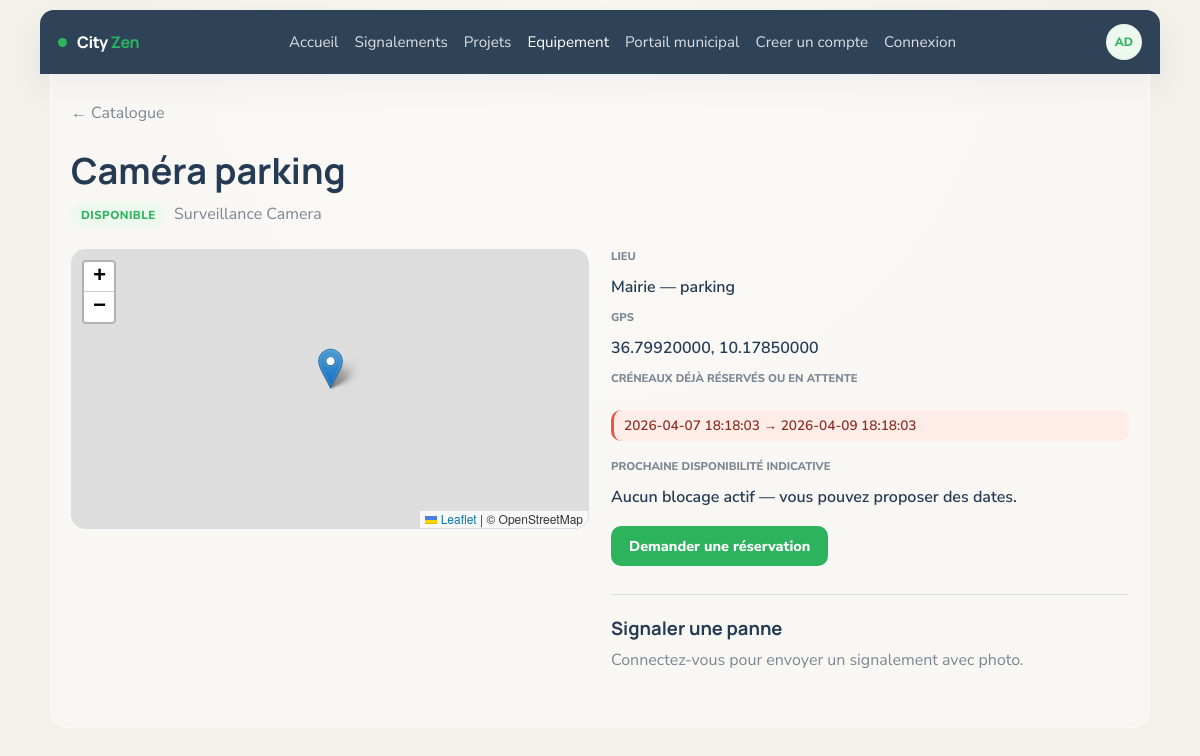
/equipment/detail.php?id=8, run on the app's committed database.
### tables this page shows
CREATE TABLE equipment (
    id               INT UNSIGNED AUTO_INCREMENT PRIMARY KEY,
    name             VARCHAR(150)    NOT NULL,
    status           ENUM('available','reserved','maintenance','out_of_service') NOT NULL DEFAULT 'available',
    location         VARCHAR(255)    NOT NULL DEFAULT '',
    type_id          INT UNSIGNED    NOT NULL,
    last_maintenance DATE            NULL,
    latitude         DECIMAL(10,8)   NULL,
    longitude        DECIMAL(11,8)   NULL,
    CONSTRAINT fk_equipment_type
        FOREIGN KEY (type_id) REFERENCES type_equipment(id)
        ON DELETE RESTRICT ON UPDATE CASCADE
);

CREATE TABLE type_equipment (
    id                                   INT UNSIGNED AUTO_INCREMENT PRIMARY KEY,
    category_name                        VARCHAR(150)     NOT NULL,
    icon                                 VARCHAR(64)      NOT NULL DEFAULT '📦',
    daily_cost                           DECIMAL(10,2)    NOT NULL DEFAULT 0.00,
    warranty_months                      TINYINT UNSIGNED NOT NULL DEFAULT 12,
    default_maintenance_frequency_months TINYINT UNSIGNED NOT NULL DEFAULT 6
);

CREATE TABLE reservation (
    id                INT UNSIGNED AUTO_INCREMENT PRIMARY KEY,
    equipment_id      INT UNSIGNED    NOT NULL,
    user_id           INT UNSIGNED    NULL,
    extension_of_id   INT UNSIGNED    NULL,
    start_date        DATETIME        NOT NULL,
    end_date          DATETIME        NOT NULL,
    purpose           TEXT            NULL,
    usage_purpose     ENUM('event','repair','inspection') NULL,
    status            ENUM('pending','approved','rejected','returned','no_show','cancelled') NOT NULL DEFAULT 'pending',
    rejection_reason  TEXT            NULL,
    returned_at       DATETIME        NULL,
    notify_email_sent TINYINT(1)      NOT NULL DEFAULT 0,
    created_at        TIMESTAMP       DEFAULT CURRENT_TIMESTAMP,
    CONSTRAINT fk_reservation_equipment
        FOREIGN KEY (equipment_id) REFERENCES equipment(id)
        ON DELETE CASCADE ON UPDATE CASCADE,
    CONSTRAINT fk_reservation_user
        FOREIGN KEY (user_id) REFERENCES users(id)
        ON DELETE SET NULL ON UPDATE CASCADE,
    CONSTRAINT fk_reservation_extension
        FOREIGN KEY (extension_of_id) REFERENCES reservation(id)
        ON DELETE SET NULL ON UPDATE CASCADE
);

### equipment_bo/app/models/Reservation.php (called while the page is built, shortened)
<?php
class Reservation
{
    private $pdo;
    public function __construct(PDO $pdo)
    {
        $this->pdo = $pdo;
    }
    public function latestBlockingEnd(int $equipmentId): ?string
    {
        $stmt = $this->pdo->prepare(
            'SELECT MAX(end_date) AS mx FROM reservation
             WHERE equipment_id = :eq AND status IN (\'pending\',\'approved\') AND end_date > NOW()'
        );
        $stmt->execute([':eq' => $equipmentId]);
        $mx = $stmt->fetchColumn();
        if ($mx === false || $mx === null) {
            return null;
        }
        return (string) $mx;
    }
    public function busyRangesForEquipment(int $equipmentId): array
    {
        $sql = 'SELECT start_date, end_date FROM reservation
                WHERE equipment_id = :eq
                  AND status IN (\'pending\', \'approved\')
                ORDER BY start_date ASC';
        $stmt = $this->pdo->prepare($sql);
        $stmt->execute([':eq' => $equipmentId]);
        $out = [];
        while ($row = $stmt->fetch()) {
            $out[] = [
                'start' => (string) $row['start_date'],
                'end'   => (string) $row['end_date'],
            ];
        }
        return $out;
    }
}

### equipment_bo/app/models/Equipment.php (called while the page is built, shortened)
<?php
class Equipment
{
    private $pdo;
    public function __construct(PDO $pdo)
    {
        $this->pdo = $pdo;
    }
    public function findWithType(int $id): ?array
    {
        $stmt = $this->pdo->prepare(
            'SELECT e.id, e.name, e.status, e.location, e.type_id, e.last_maintenance, e.latitude, e.longitude,
                    t.category_name AS type_category_name, t.icon AS type_icon
             FROM equipment e
             INNER JOIN type_equipment t ON t.id = e.type_id
             WHERE e.id = :id'
        );
        $stmt->execute([':id' => $id]);
        $row = $stmt->fetch();
        return $row === false ? null : $row;
    }
}

### includes/auth.php (called while the page is built, shortened)
<?php
function cityzen_is_logged_in(): bool
{
    $u = $_SESSION['cityzen_user'] ?? null;
    return is_array($u) && ($u['username'] ?? '') !== '';
}
function cityzen_login_url(string $next = ''): string
{
    $login = cityzen_asset('admin/login.php');
    return $login . '?next=' . rawurlencode($next);
}

### equipment/detail.php (the view, shortened to what this page needs)
<?php
require_once dirname(__DIR__) . '/includes/layout.php';
require_once dirname(__DIR__) . '/includes/db.php';
require_once dirname(__DIR__) . '/equipment_bo/app/models/Equipment.php';
require_once dirname(__DIR__) . '/equipment_bo/app/models/Reservation.php';
$pdo = cityzen_db();
$equipment = new Equipment($pdo);
$reservations = new Reservation($pdo);
$id = (int) ($_GET['id'] ?? 0);
$row = $id > 0 ? $equipment->findWithType($id) : null;
$st = (string) $row['status'];
$badgeClass = match ($st) {
    'available' => 'eq-badge--available',
    'reserved' => 'eq-badge--reserved',
    'maintenance' => 'eq-badge--maintenance',
    default => 'eq-badge--out',
};
$stLabel = match ($st) {
    'available' => 'Disponible',
    'reserved' => 'En utilisation',
    'maintenance' => 'En maintenance',
    'out_of_service' => 'Hors service',
    default => $st,
};
$busy = $reservations->busyRangesForEquipment($id);
$nextEnd = $reservations->latestBlockingEnd($id);
$canRequest = $st === 'available';
$lat = $row['latitude'] ?? null;
$lng = $row['longitude'] ?? null;
$hasMap = $lat !== null && $lat !== '' && $lng !== null && $lng !== '';
require __DIR__ . '/includes/shell_start.php';
?>
  <p class="eq-page-lead"><a href="<?= htmlspecialchars(cityzen_asset('equipment/index.php'), ENT_QUOTES, 'UTF-8') ?>">← Catalogue</a></p>
  <h1 class="eq-page-title"><?= htmlspecialchars((string) $row['name'], ENT_QUOTES, 'UTF-8') ?></h1>
  <p class="eq-page-lead">
    <span class="eq-badge <?= $badgeClass ?>"><?= htmlspecialchars($stLabel, ENT_QUOTES, 'UTF-8') ?></span>
    &nbsp;<?= htmlspecialchars((string) $row['type_category_name'], ENT_QUOTES, 'UTF-8') ?>
  </p>
  <div class="eq-detail-grid">
    <div>
      <?php if ($hasMap): ?>
        <div id="eq-map" class="eq-map" role="img" aria-label="Carte du lieu"></div>
      <?php else: ?>
        <p class="eq-page-lead">Pas de coordonnées GPS pour cet équipement.</p>
      <?php endif; ?>
    </div>
    <div>
      <dl class="eq-detail-dl">
        <dt>Lieu</dt>
        <dd><?= htmlspecialchars((string) $row['location'], ENT_QUOTES, 'UTF-8') ?></dd>
        <?php if ($hasMap): ?>
          <dt>GPS</dt>
          <dd><?= htmlspecialchars((string) $lat, ENT_QUOTES, 'UTF-8') ?>, <?= htmlspecialchars((string) $lng, ENT_QUOTES, 'UTF-8') ?></dd>
        <?php endif; ?>
        <dt>Créneaux déjà réservés ou en attente</dt>
        <dd>
          <?php if ($busy === []): ?>
            Aucune réservation en cours sur le calendrier.
          <?php else: ?>
            <ul class="eq-busy-list">
              <?php foreach ($busy as $b): ?>
                <li><?= htmlspecialchars($b['start'], ENT_QUOTES, 'UTF-8') ?> → <?= htmlspecialchars($b['end'], ENT_QUOTES, 'UTF-8') ?></li>
              <?php endforeach; ?>
            </ul>
          <?php endif; ?>
        </dd>
        <dt>Prochaine disponibilité indicative</dt>
        <dd>
          <?php if ($nextEnd !== null): ?>
            Après le <strong><?= htmlspecialchars($nextEnd, ENT_QUOTES, 'UTF-8') ?></strong> (sous réserve de validation).
          <?php else: ?>
            Aucun blocage actif — vous pouvez proposer des dates.
          <?php endif; ?>
        </dd>
      </dl>
      <?php if ($canRequest): ?>
        <p style="margin-top:18px">
          <a class="eq-btn eq-btn--primary" href="<?= htmlspecialchars(cityzen_asset('equipment/reserve.php?equipment_id=' . $id), ENT_QUOTES, 'UTF-8') ?>">Demander une réservation</a>
        </p>
      <?php else: ?>
        <p class="eq-page-lead">Réservation en ligne indisponible pour le moment (statut équipement).</p>
      <?php endif; ?>
      <section style="margin-top:28px;padding-top:20px;border-top:1px solid var(--line)">
        <h2 class="eq-page-title" style="font-size:1.15rem">Signaler une panne</h2>
        <?php if (!cityzen_is_logged_in() || cityzen_current_user_id() <= 0): ?>
          <p class="eq-page-lead"><a href="<?= htmlspecialchars(cityzen_login_url(cityzen_asset('equipment/detail.php?id=' . $id)), ENT_QUOTES, 'UTF-8') ?>">Connectez-vous</a> pour envoyer un signalement avec photo.</p>
        <?php endif; ?>
      </section>
    </div>
  </div>
<?php require __DIR__ . '/includes/shell_end.php'; ?>

### assets/css/style.css (style rules this page uses)
:root { --bg: #f4f1ea; --surface: #ffffff; --surface-soft: #fbf8f2; --ink: #243b53; --muted: #7b8794; --line: #d9dfe7; --nav: #2f4358; --green: #2db35d; --green-soft: #edf8ef; --orange: #f08a1f; --orange-soft: #fff2df; --red: #ef523f; --red-soft: #feece8; --blue-soft: #eef5fb; --shadow: 0 14px 30px rgba(29, 53, 87, 0.08); --radius-lg: 18px; --radius-md: 14px; --radius-sm: 10px; }
* { box-sizing: border-box; }
html { scroll-behavior: smooth; }
body { margin: 0; font-family: "Nunito Sans", sans-serif; background: radial-gradient(circle at top, #f8f6f0 0%, var(--bg) 58%); color: var(--ink); }
a { color: inherit; text-decoration: none; }

### assets/css/equipment_public.css (style rules this page uses)
.eq-page-title { font-family: "Manrope", sans-serif; font-size: clamp(1.75rem, 4vw, 2.25rem); margin: 0 0 8px; }
.eq-page-lead { color: var(--muted); margin: 0 0 22px; max-width: 640px; }
.eq-badge { display: inline-block; padding: 4px 10px; border-radius: 999px; font-size: 0.72rem; font-weight: 800; text-transform: uppercase; letter-spacing: 0.04em; }
.eq-badge--available { background: var(--green-soft); color: var(--green); }
.eq-btn { display: inline-flex; align-items: center; justify-content: center; gap: 8px; padding: 10px 18px; border-radius: var(--radius-sm); font-weight: 800; border: none; cursor: pointer; text-decoration: none; font-size: 0.9rem; }
.eq-btn--primary { background: var(--green); color: #fff; }
.eq-detail-grid { display: grid; grid-template-columns: 1fr minmax(0, 1fr); gap: 22px; align-items: start; }
.eq-map { height: 280px; border-radius: var(--radius-md); border: 1px solid var(--line); z-index: 1; }
.eq-detail-dl { margin: 0; display: grid; gap: 12px; }
.eq-detail-dl dt { font-size: 0.7rem; font-weight: 800; text-transform: uppercase; color: var(--muted); margin: 0; }
.eq-detail-dl dd { margin: 0; font-weight: 600; }
.eq-busy-list { list-style: none; padding: 0; margin: 12px 0 0; font-size: 0.85rem; }
.eq-busy-list li { padding: 6px 10px; margin-bottom: 6px; background: var(--red-soft); color: #8b2e1f; border-radius: var(--radius-sm); border-left: 3px solid var(--red); }

### data on the page
equipment: name "Caméra parking", status "DISPONIBLE", type.category_name "Surveillance Camera", location "Mairie — parking", latitude "36.79920000", longitude "10.17850000"
reservation: start_date "2026-04-07 18:18:03", end_date "2026-04-09 18:18:03"

### other printed values
$item['label'] "Accueil"
$item['label'] "Signalements"
$item['label'] "Projets"
$item['label'] "Equipement"
$item['label'] "Portail municipal"
$item['label'] "Creer un compte"
$item['label'] "Connexion"
cityzen_user_initials() "AD"
